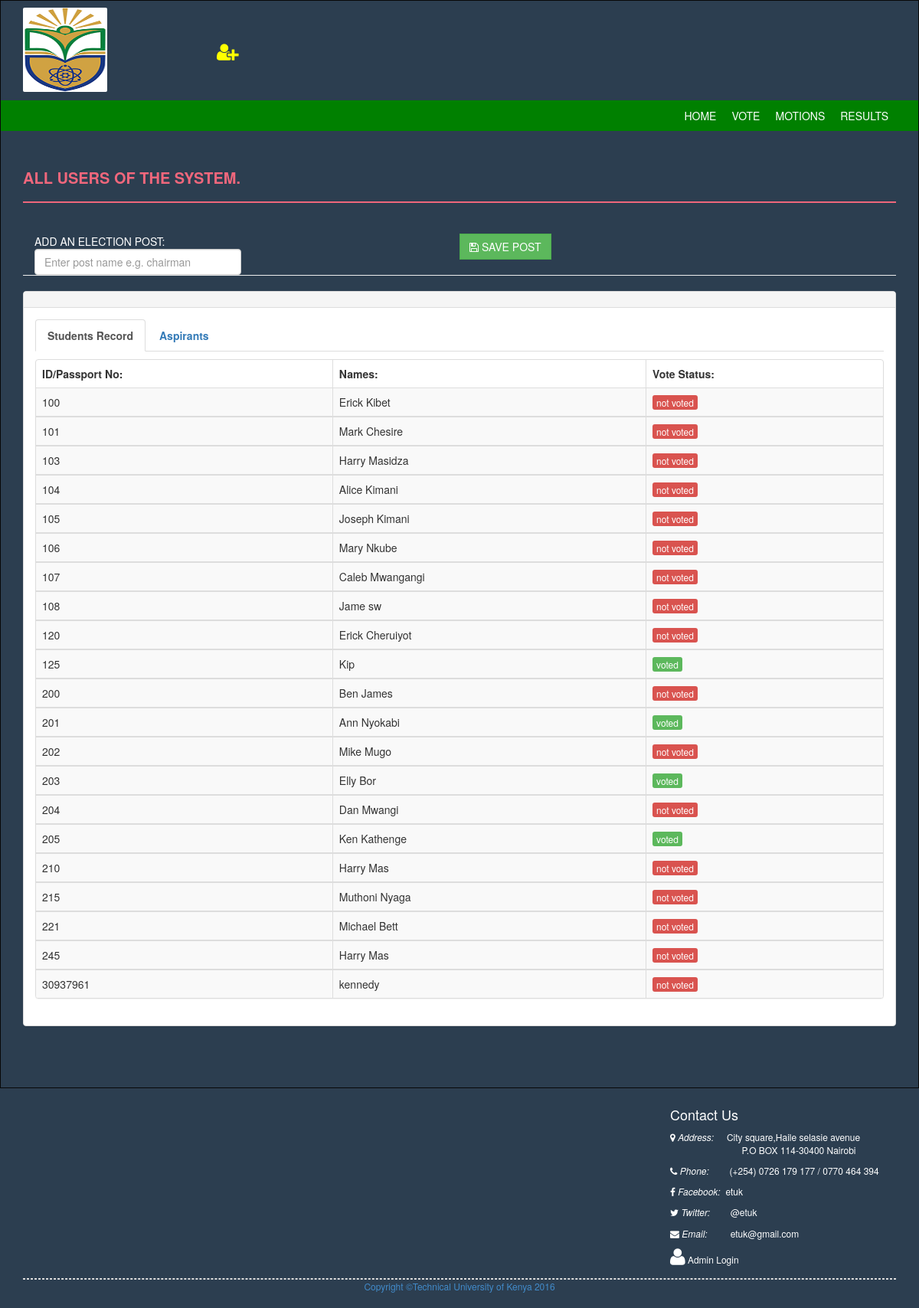
Before: /member.php (signed in) with the older database file.
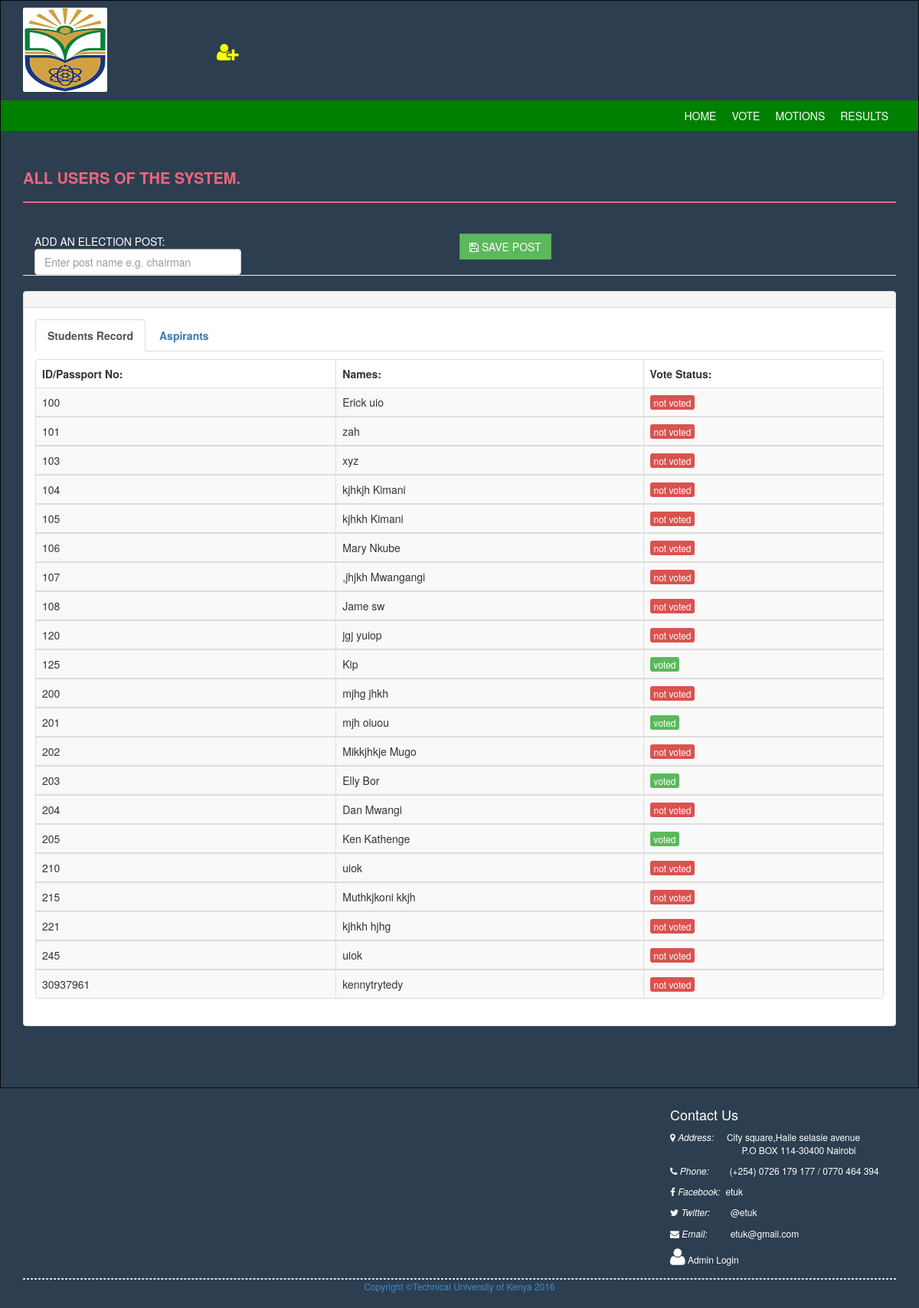
After: the same page with the newer database file.
### tables this page shows
CREATE TABLE IF NOT EXISTS `students` (
  `id` int(11) NOT NULL,
  `name` varchar(70) NOT NULL,
  `username` varchar(50) NOT NULL,
  `fees_balance` int(10) NOT NULL,
  `discipline_cases` int(5) NOT NULL,
  `mobile_number` varchar(15) NOT NULL,
  `password` varchar(140) NOT NULL,
  `registration_year` int(4) NOT NULL,
  `course_duration` int(1) NOT NULL,
  `is_user` int(1) NOT NULL,
  `active` int(11) NOT NULL DEFAULT '0',
  `voted` int(11) NOT NULL DEFAULT '0',
  `role` int(11) NOT NULL DEFAULT '0',
  `sch` varchar(50) NOT NULL,
  PRIMARY KEY (`id`)
);

### member.php (the view, shortened to what this page needs)
<?php
 include"assets/include/header.php";
 ?>
    <section class="menu-section">
        <div class="container">
            <div class="row">
                <div class="col-md-12">
                    <div class="navbar-collapse collapse ">
                    <?php
					 if($role == 0){
						 echo'
                        <ul id="menu-top" class="nav navbar-nav navbar-right">
                           <li><a class="menu-top-active" href="index.php">Home</a></li>
                            <li><a href="election_set.php">election</a></li>
                            <li><a class="menu-top-active" href="member.php">Members</a></li>
                            <li><a href="results.php">Results</a></li>
                            <li><a href="reports.php">REPORTS</a></li>
                        </ul>';
					 }else if($role == 1){
						 echo'
						 <ul id="menu-top" class="nav navbar-nav navbar-right">
                            <li><a href="index.php">Home</a></li>
                            <li><a href="vote.php">Vote</a></li>
                            <li><a href="motion.php">Motions</a></li>
                            <li><a href="results.php">Results</a></li>
                        </ul>';
					}
					?>
                    </div>
                </div>
            </div>
        </div>
    </section>
    <div class="content-wrapper">
        <div class="container">
            <div class="row" id="all-members">
                <div class="col-md-12">
                <h4 class="page-head-line">All Users of the System.</h4>
                <button class="btn btn-success" id="btn-save-post"><i class="fa fa-save"></i> SAVE POST</button> <i id="xx" style="color: red;"></i>
                <div class="col-md-6">
                    <hi><span class='white'>ADD AN ELECTION POST: </span></hi>
        <input type="text" placeholder="Enter post name e.g. chairman" id="post-name" class="form-control"/>
                </div>
               <hr />
                    <div class="panel panel-default">
                        <div class="panel-heading">
                        </div>
                        <div class="panel-body">
                            <ul class="nav nav-tabs">
                                <li class="active"><a href="#mca" data-toggle="tab"><strong>Students Record</strong></a>
                                </li>
                                <li class=""><a href="#oca" data-toggle="tab"><strong>Aspirants</strong></a>
                                </li>
                              </ul>
                            <div class="tab-content">
                                <div class="tab-pane fade active in" id="mca">
                                    <p>
                        <div class="panel panel-default">
                            <div class="table-responsive">
                            <?php
								$mbrs = mysql_query("SELECT * FROM students WHERE role = 1") or die (mysql_error());
							echo'
                                <table class="table table-striped table-bordered table-hover" id="dataTables-example">
                                    <thead>
                                        <tr>
                                            <th>ID/Passport No:</th>
                                            <th>Names:</th>
                                            <th>Vote Status:</th>
                                        </tr>
                                    </thead>
									';
								while($row = mysql_fetch_array($mbrs)){
								$nam = $row['name'];
								$vtd = $row['voted'];
								$no_id = $row['id'];
								if($vtd == 0){
									$vote =  "<a class='btn-xs btn-danger'>not voted</a>";
								}else{
									$vote = "<a class='btn-xs btn-success'>voted</a>";
								}
									echo'
                                    <tbody>';
									  echo "<tr>";
									  echo "<td>" . $no_id . "</td>";
									  echo "<td>" . $nam . "</td>";
									  echo "<td>" . $vote. "</td>";
									  echo "</tr>";
									  }
                                   echo' </tbody>';
                                echo '</table>';
								?>
                            </div>
                        </div>
                                    </p>
                                </div>
                            </div>
                        </div>
                    </div>
                </div>
                </div>
            </div>
        </div>
    </div>
	<?php include"assets/include/footer.php";?>
</body>
</html>

### assets/include/header.php (shortened to what this page needs)
<!DOCTYPE html>
<html xmlns="http://www.w3.org/1999/xhtml">
<head>
    <link href="assets/css/bootstrap.css" rel="stylesheet" />
    <link href="assets/css/font-awesome.css" rel="stylesheet" />
    <link href="assets/css/style.css" rel="stylesheet" />
</head>
<body>
    <div class="navbar navbar-inverse set-radius-zero">
        <div class="container">
            <div class="navbar-header">
                <a class="navbar-brand">
                    <img src="assets/img/logo.png" alt="tuklogo" width="110" height="110" class="img-rounded" />
                </a>
            </div>
            <?php include"assets/include/profile.php";?>
    </div>

### assets/include/profile.php (shortened to what this page needs)
<?php
	$role = $_SESSION['role'];
?>
            <div class="left-div">
                <div class="user-settings-wrapper">
                    <ul class="nav">
                        <li class="dropdown">
                            <a class="dropdown-toggle" data-toggle="dropdown" href="#" aria-expanded="false">
                                <i class="fa fa-user-plus" color="yellow" style="font-size: 25px;"></i>
                            </a>
                        </li>
                      </ul>
                </div>
            </div>

### assets/include/footer.php
<footer>
    <div class="container">
        <div class="row">
            <div class="col-md-12">
   <div class="footerdetails">
   <h4>Contact Us</h4>
               <p><i class="fa fa-map-marker"></i> <em>Address:</em> &nbsp;&nbsp; &nbsp;City square,Haile selasie avenue <br/>&nbsp; &nbsp;&nbsp;&nbsp; &nbsp;&nbsp;&nbsp; &nbsp;&nbsp;&nbsp; &nbsp;&nbsp;&nbsp; &nbsp;&nbsp;&nbsp; &nbsp;&nbsp;&nbsp; &nbsp;&nbsp;P.O BOX 114-30400 Nairobi</p>
               <p><i class="fa fa-phone"></i> <em>Phone: </em>&nbsp;&nbsp;&nbsp;&nbsp;&nbsp;&nbsp;&nbsp;(+254) 0726 179 177&nbsp;/&nbsp;0770 464 394</p>
               <p><i class="fa fa-facebook"></i> <em>Facebook:</em>&nbsp;&nbsp;etuk</p>
      <p><i class="fa fa-twitter"></i> <em>Twitter:</em>&nbsp;&nbsp;&nbsp;&nbsp;&nbsp;&nbsp;&nbsp;&nbsp;@etuk</p>
               <p><i class="fa fa-envelope"></i> <em>Email:</em>&nbsp;&nbsp;&nbsp;&nbsp; &nbsp;&nbsp;&nbsp;&nbsp;<a href="">etuk@gmail.com</a></p>
    <a  href="admin.php">
                            <i class="fa fa-user"  style="font-size: 25px;"></i> Admin Login
                        </a>
   </div>
   <div class="footer-border"></div>
               <div class="footercopyright">
               <p id="copyright">Copyright &copyTechnical University of Kenya 2016</p>
      </div>
   </div>
        </div>
    </div>
</footer>

### assets/css/style.css (style rules this page uses)
.set-radius-zero { border-radius: 0px; -moz-border-radius: 0px; -webkit-border-radius: 0px; }
.content-wrapper { margin-top: 40px; min-height: 600px; padding-bottom: 60px; }
.page-head-line { font-weight: 900; padding-bottom: 20px; border-bottom: 2px solid #F0677C; text-transform: uppercase; color: #F0677C; font-size: 20px; margin-bottom: 40px; }
.btn { border-radius: 0px; -webkit-border-radius: 0px; -moz-border-radius: 0px; }
.left-div { padding-left: 30px; margin-top: 40px; margin-bottom: 30px; }
.navbar-brand { width: 250px; padding-top: 30px; }
.fa-user-plus { color:yellow; }
.user-settings-wrapper .nav > li > a { position: relative; display: block; padding: 15px 18px; border-radius: 50%; -webkit-border-radius: 50%; -moz-border-radius: 50%; height: 60px; width: 60px; }
.user-settings-wrapper { margin-top: 10px; }
.user-settings-wrapper li { display: inline-block; }
.menu-section { background-color: green; }
#menu-top a { color: #FFF; text-decoration: none; font-weight: 500; padding: 10px 10px 10px 10px; text-transform: uppercase; }
.navbar { margin-bottom: 0px; }
footer { padding: 10px; color: #fff; font-size: 12px; background-color:#2c3e50; }
footer a, footer a:hover { color: #fff; text-decoration: none; }
.footer-border { margin-top:10px; border: 1px dashed #ddd; }
.footercopyright { text-align:center; }
.footerdetails { margin-left:840px; padding:5px; color:#fff; }
#copyright { color:#428bca; }

### member.php (style rules this page uses)
.white { color:white; }

Changed rows visible on the page:
changed students id 100: name "Erick Kibet" → "Erick uio"
changed students id 101: name "Mark Chesire" → "zah"
changed students id 103: name "Harry Masidza" → "xyz"
changed students id 104: name "Alice Kimani" → "kjhkjh Kimani"
changed students id 105: name "Joseph Kimani" → "kjhkh Kimani"
changed students id 107: name "Caleb Mwangangi" → ",jhjkh Mwangangi"
changed students id 120: name "Erick Cheruiyot" → "jgj yuiop"
changed students id 200: name "Ben James" → "mjhg jhkh"
changed students id 201: name "Ann Nyokabi" → "mjh oiuou"
changed students id 202: name "Mike Mugo" → "Mikkjhkje Mugo"
changed students id 210: name "Harry Mas" → "uiok"
changed students id 215: name "Muthoni Nyaga" → "Muthkjkoni kkjh"
changed students id 221: name "Michael Bett" → "kjhkh hjhg"
changed students id 245: name "Harry Mas" → "uiok"
changed students id 30937961: name "kennedy" → "kennytrytedy"
